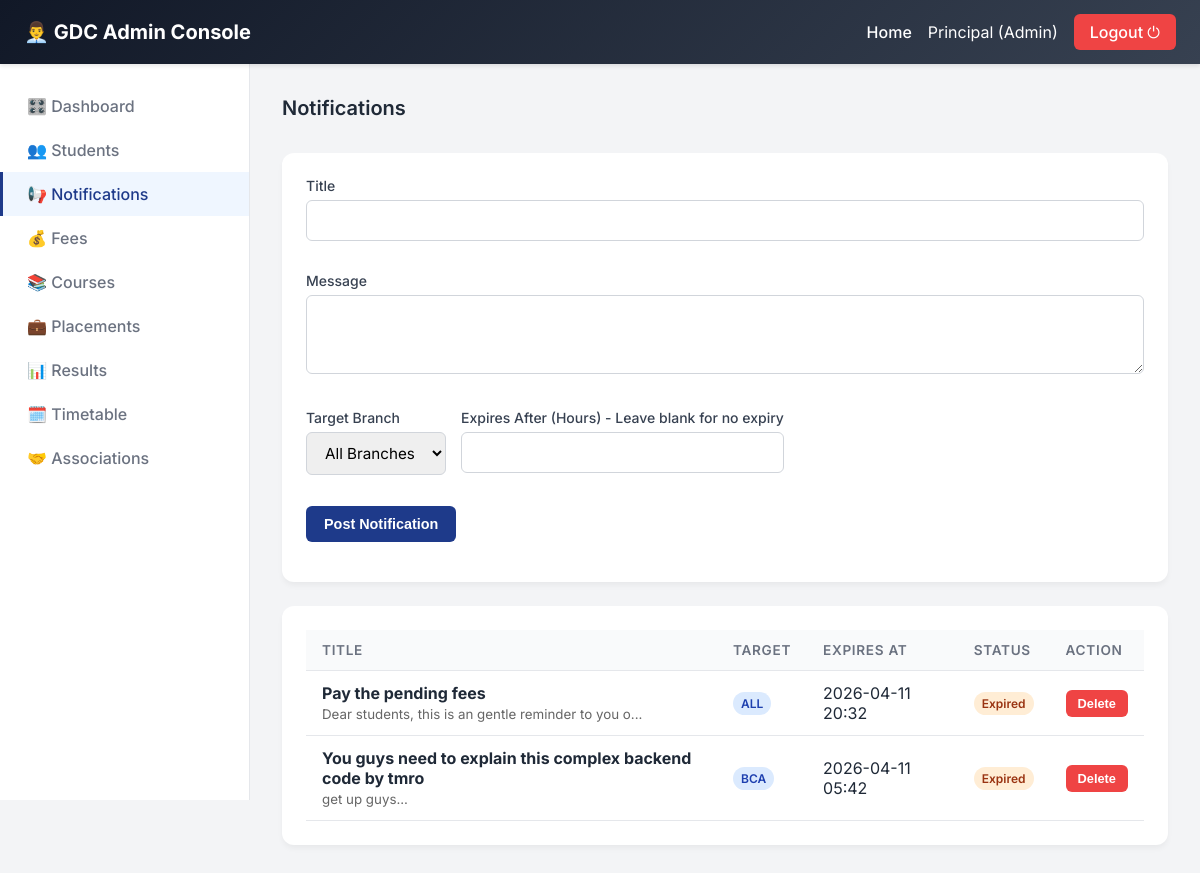
The app's page /admin/notifications (signed in), older data.
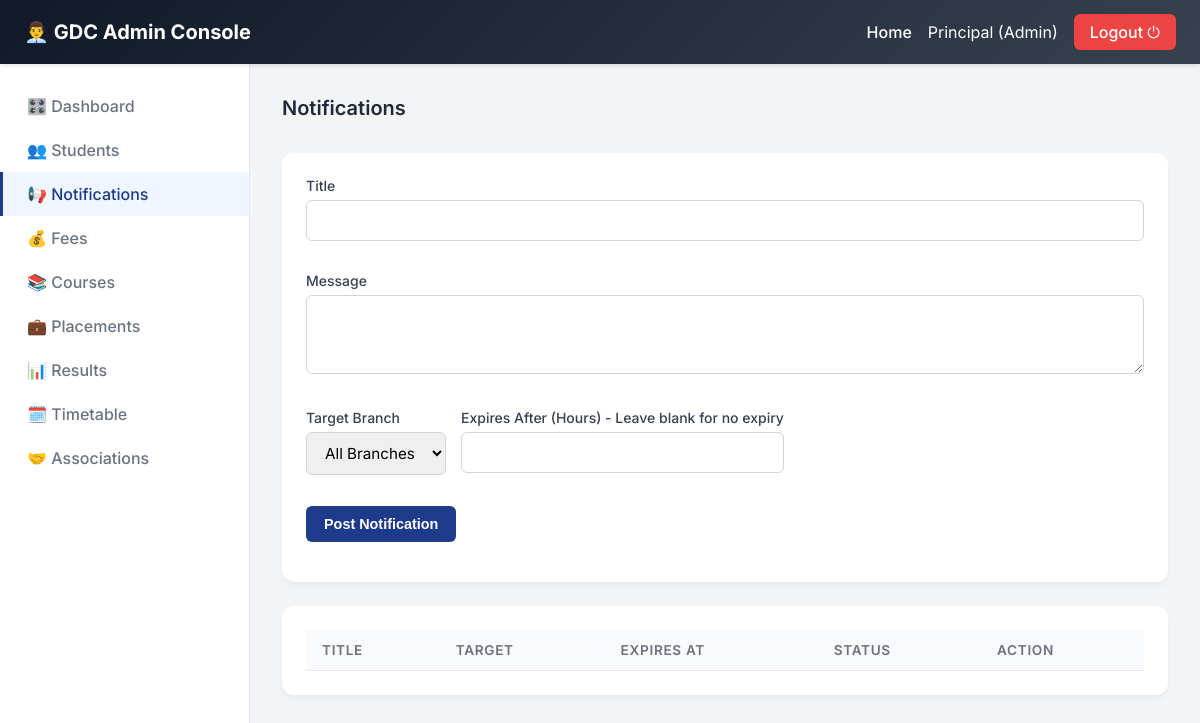
The same page, newer data.
### models.py (models this page shows)
class Notification(db.Model):
    id = db.Column(db.Integer, primary_key=True)
    title = db.Column(db.String(200), nullable=False)
    message = db.Column(db.Text, nullable=False)
    created_at = db.Column(db.DateTime, default=datetime.utcnow)
    expires_at = db.Column(db.DateTime)
    target_branch = db.Column(db.String(20), default='all')  # all / bca / bcom / bca(m) / bcom(m) etc

### admin_routes.py (the view, shortened to what this page needs)
@admin_bp.route('/notifications', methods=['GET', 'POST'])
@admin_required
def admin_notifications():
    return render_template('admin/notifications.html', notifications=Notification.query.order_by(Notification.created_at.desc()).all(), now=datetime.utcnow())

### admin_routes.py (called while the page is built)
def admin_required(f):
    from functools import wraps
    @wraps(f)
    def decorated(*args, **kwargs):
        if session.get('role') != 'admin':
            return redirect(url_for('login'))
        return f(*args, **kwargs)
    return decorated

### templates/admin/notifications.html (shortened to what this page needs)
{% extends "admin/base_admin.html" %}
{% block content %}
<div class="card-header"><h2 class="card-title">Notifications</h2></div>
<div class="card">
  <form action="{{ url_for('admin.admin_notifications') }}" method="POST">
    <div style="display:flex;gap:15px;flex-wrap:wrap;">
      <div class="form-group" style="width:100%;"><label>Title</label><input type="text" name="title" class="form-control" required></div>
      <div class="form-group" style="width:100%;"><label>Message</label><textarea name="message" class="form-control" rows="3" required></textarea></div>
      <div class="form-group"><label>Target Branch</label>
        <select name="branch" class="form-control">
          <option value="all">All Branches</option>
        </select>
      </div>
      <div class="form-group"><label>Expires After (Hours) - Leave blank for no expiry</label><input type="number" name="hours" class="form-control"></div>
      <div class="form-group" style="width:100%;"><button type="submit" class="btn btn-primary">Post Notification</button></div>
    </div>
  </form>
</div>
<div class="card">
  <table>
    <tr><th>Title</th><th>Target</th><th>Expires At</th><th>Status</th><th>Action</th></tr>
    {% for n in notifications %}
    <tr>
      <td><strong>{{ n.title }}</strong><br><small style="color:#666;">{{ n.message[:50] }}...</small></td>
      <td><span class="badge badge-blue">{{ n.target_branch | upper }}</span></td>
      <td>{{ n.expires_at.strftime('%Y-%m-%d %H:%M') if n.expires_at else 'Never' }}</td>
      <td>
        {% if n.expires_at and n.expires_at < now %}
        <span class="badge badge-orange">Expired</span>
        {% else %}
        <span class="badge badge-green">Active</span>
        {% endif %}
      </td>
      <td><form action="{{ url_for('admin.admin_delete_notification', nid=n.id) }}" method="POST"><button type="submit" class="btn btn-danger btn-sm">Delete</button></form></td>
    </tr>
    {% endfor %}
  </table>
</div>
{% endblock %}

Row changes from the older to the newer data that the page shows:
removed Notification: title "Pay the pending fees", message "Dear students, this is an gentle reminder to you o", target_branch "ALL", expires_at "2026-04-11 20:32", shows "Expired"
removed Notification: title "You guys need to explain this complex backend code by tmro", message "get up guys", target_branch "BCA", expires_at "2026-04-11 05:42", shows "Expired"
